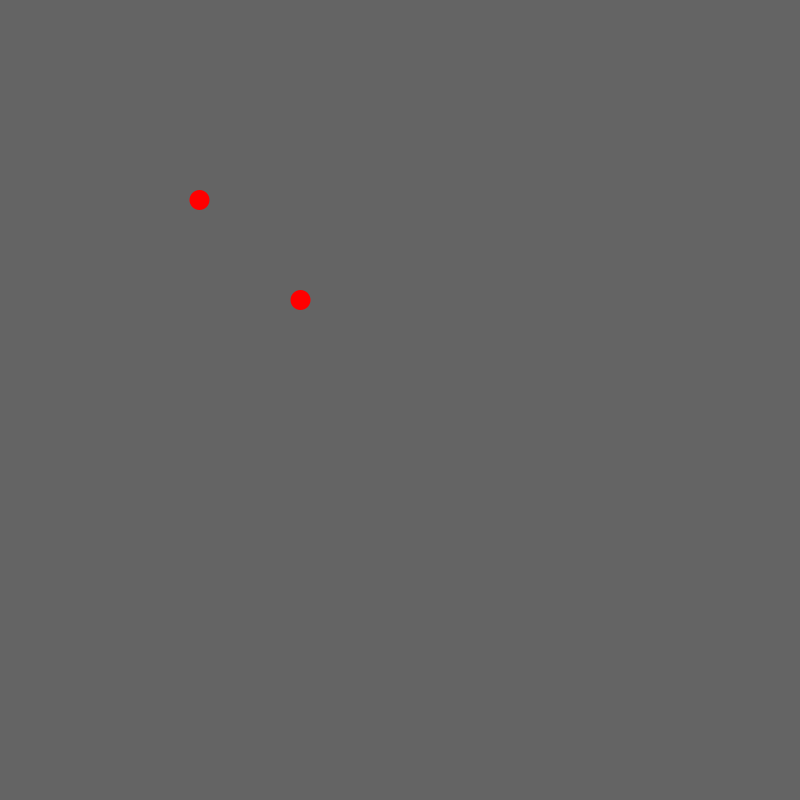
Frame 1 (no input)
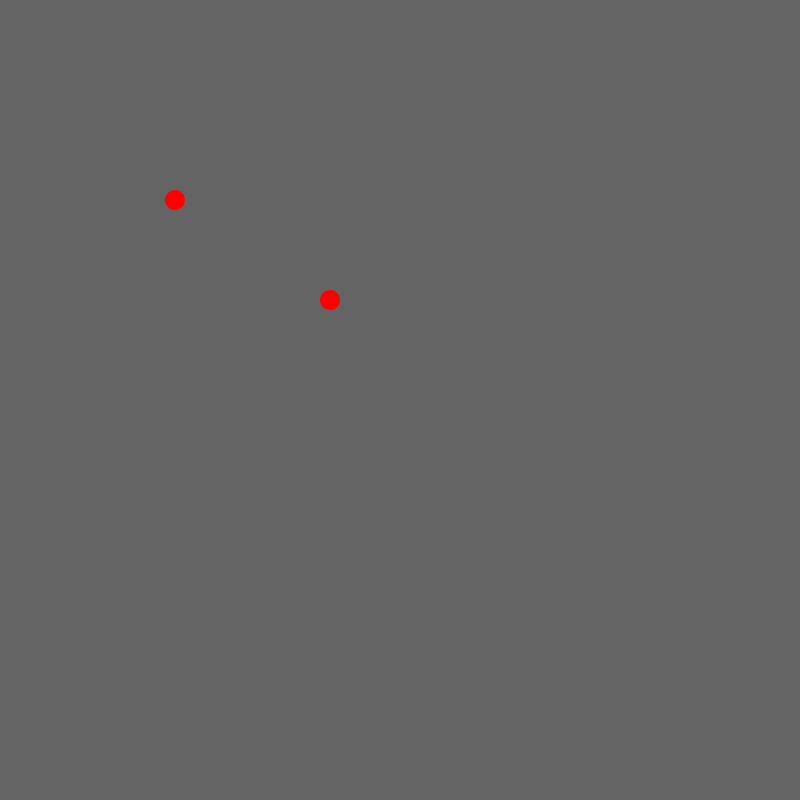
Frame 60 (the mouse pressed at the canvas centre just before this capture)
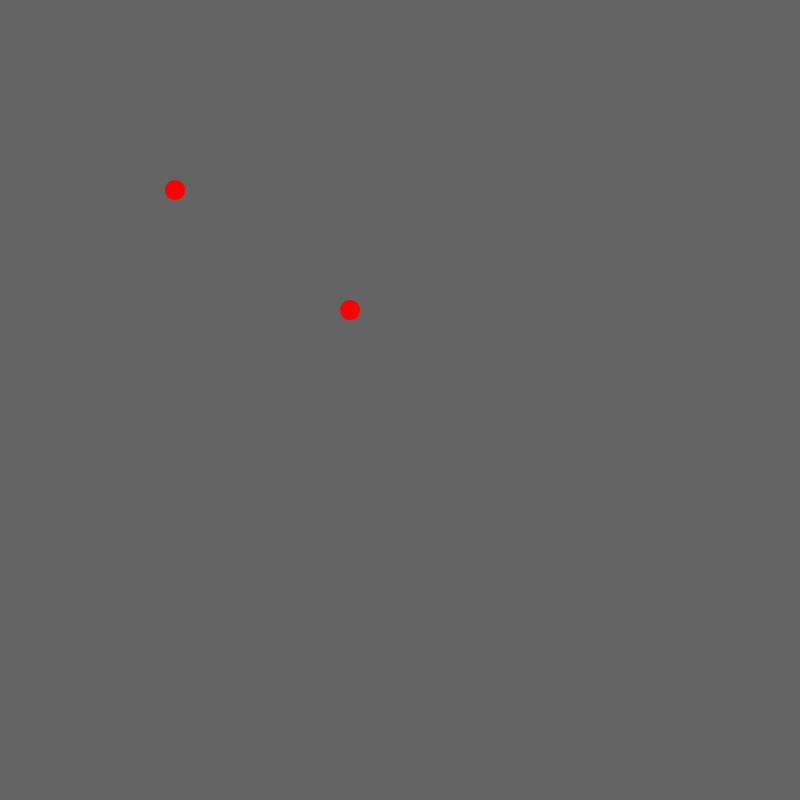
Frame 120 (the mouse held since frame 60 and released just before this capture)

The Processing sketch that drew these frames (run headless with seeded random() and noise(); from frame 60 on, the mouse is pressed at the canvas centre):

// Processing sketch: Shoot
// ── Shoot.pde
ArrayList <Soldier> Soldiers = new ArrayList <Soldier>();
ArrayList <Projectile> Projectiles = new ArrayList <Projectile>();
ArrayList <Tent> Tents = new ArrayList <Tent>();
int wait;

void setup(){
  size(800,800);
  Soldiers.add( new Soldier(200, 200, 100, 1));
  Soldiers.add( new Soldier(300, 300, 100, 1));
}

void draw(){
  background(100,100,100);
  noStroke();
  
  //Soldiers aufrufen
  for(int i=0; i<Soldiers.size(); i++){
    Soldiers.get(i).action();
    Soldiers.get(i).render();
  }
  
  //Projectile aufrufen
  for(int i=0; i<Projectiles.size(); i++){
    Projectiles.get(i).move();
    Projectiles.get(i).render();
  }
  
  wait ++;
  if(mousePressed && (mouseButton == LEFT)&& wait > 10){
    Soldiers.add( new Soldier(mouseX, mouseY, 100, 1));
    wait = 0;
  }
  
  if(mousePressed && (mouseButton == RIGHT)&& wait > 10){
    Soldiers.add( new Soldier(mouseX, mouseY, 100, 2));
    wait = 0;
  }
}

// ── Projectile.pde
class Projectile{
  int s;
  float xf, yf, x, y;
 Projectile(float xp, float yp, float xFacing, float yFacing, int speed){
   x = xp;
   y = yp;
   xf = xFacing;
   yf = yFacing;
   s = speed;
   
 }
 void render(){
   fill(0,0,255);
   ellipse(x,y,5,5);
 
 
}
void move(){
  x += xf /100 * s;
  y += yf /100 * s;
  
}
}

// ── Soldier.pde
class Soldier {
  int h, t, MoveWait, selfindex, shootcooldown;
  float r = 0;
  float x, y;
  int range = 100;
  float HypoMin = 10000000;

  Soldier(int xp, int yp, int health, int team) {
    x = xp;
    y = yp;
    h = health;
    t = team;
  }
  void render() {
    if (t == 1) {
      fill(255, 0, 0);
    }
    if (t == 2) {
      fill(0, 255, 0);
    }
    ellipse(x, y, 20, 20);
  }
  void action() {
    Soldier s = nearestEnemy();
    if(s == null){
      move();
    } else if(inRange(s) == true){
      shoot(s);
    }
    else{
     move(); 
    }
  }

  Soldier nearestEnemy() {
    HypoMin = 10000000;
    Soldier s = null;
    
    for (int i=0; i<Soldiers.size(); i++) {

      float VecX = Soldiers.get(i).x - x;
      float VecY = Soldiers.get(i).y - y;
      float Hypo = sqrt((VecX*VecX) + (VecY*VecY));
      int iTeam = Soldiers.get(i).t;
      if (Soldiers.get(i) == this) {
        selfindex = i;
      } else if(iTeam == t){
        
      }
      else if (Hypo < HypoMin) {
        HypoMin = Hypo;
        s = Soldiers.get(i);
      }
    }
    return s;
  }

  void shoot(Soldier s) {
    if(shootcooldown < 0){
    float VecX = s.x - x;
    float VecY = s.y - y;
    float Hypo = sqrt((VecX*VecX) + (VecY*VecY));
    VecX = VecX / Hypo;
    VecY = VecY / Hypo;
    Projectiles.add(new Projectile(x, y, VecX, VecY, 500));
    shootcooldown = 10;
    }
    shootcooldown --;
  }

  boolean inRange(Soldier s) {
    boolean inRange = false;
    
    float VecX = s.x - x;
    float VecY = s.y - y;
    float Hypo = sqrt((VecX*VecX) + (VecY*VecY));
    if (range >= Hypo) {
      inRange = true;
    }
    return inRange;
  }

  void move() {
    if ( MoveWait <= 0) {
      r = random(5);
      MoveWait = 50;
    }
    r = round(r);
    if (r <=1) {
      x += 0.5;
    }
    if (r <=2 && r>1) {
      y += 0.5;
    }
    if (r <=3 && r>2) {
      x -= 0.5;
    }
    if (r <=4 && r>3) {
      y -= 0.5;
    }
    MoveWait --;
  }
}

// ── Tent.pde
class Tent{
  Tent(){
    
    
    
  }
  void render(){
    
    
    
    
  }
  
}
